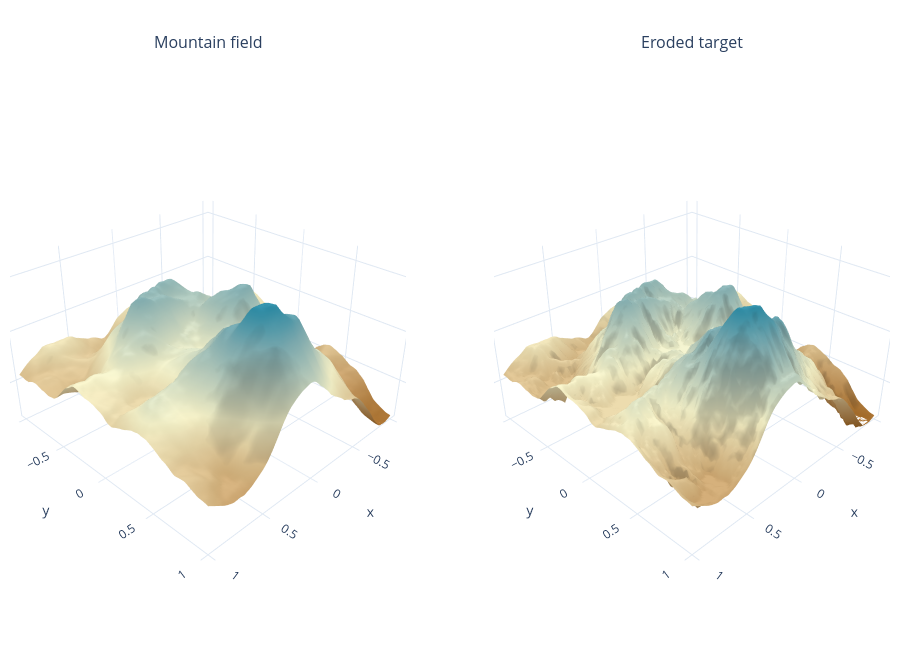

Source (notebook cell):
### Code cell
terrain = generate_terrain(terrain_config)
figure = surface_comparison(terrain)
figure.show(config={"responsive": True, "displayModeBar": False})
